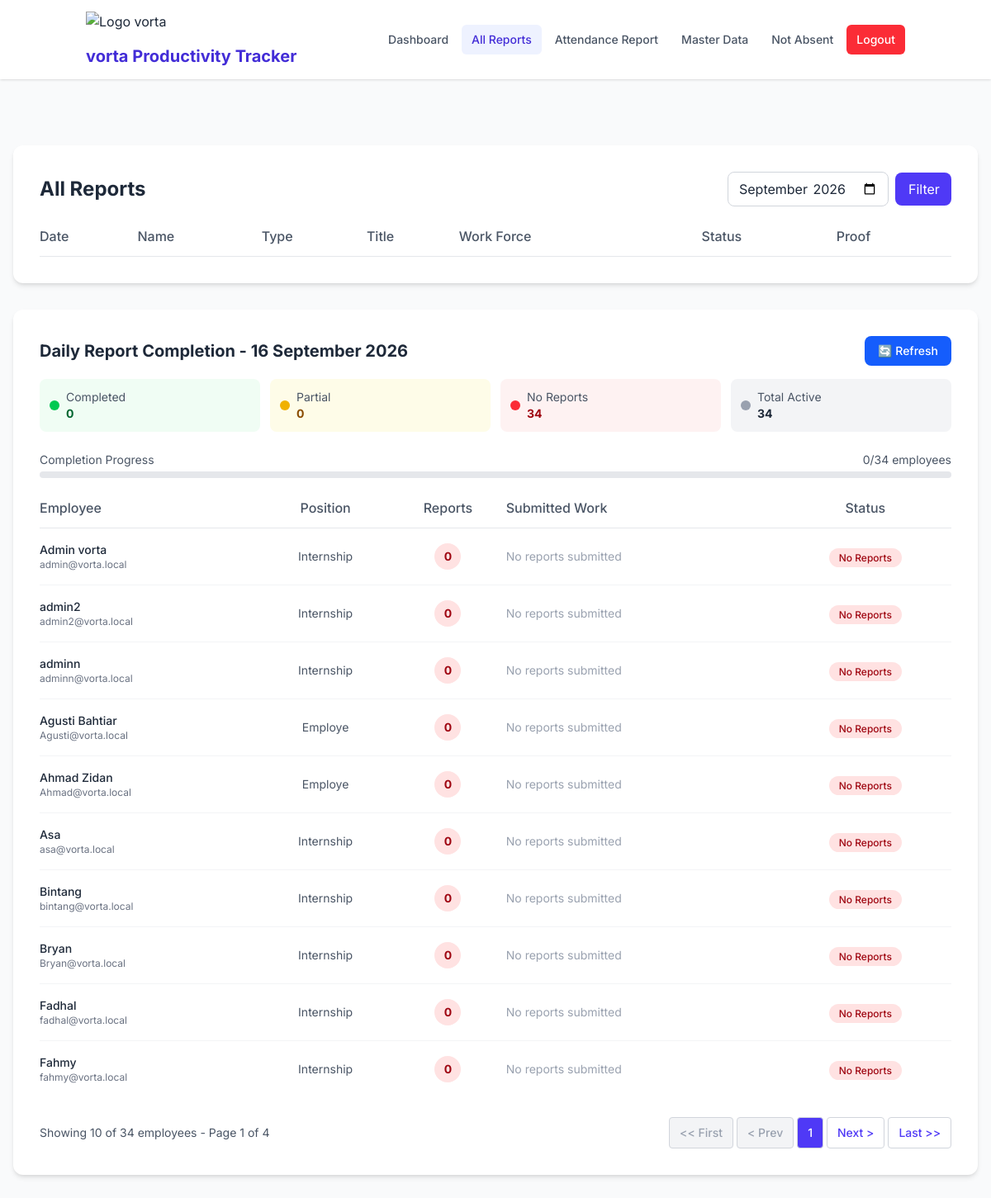
Page /admin_reports.php (signed in) on the committed database.
### tables this page shows
CREATE TABLE `users` (
  `user_id` int(11) NOT NULL,
  `name` varchar(100) NOT NULL,
  `email` varchar(120) NOT NULL,
  `password_hash` varchar(255) NOT NULL,
  `role` enum('admin','staff') NOT NULL DEFAULT 'staff',
  `is_active` tinyint(1) NOT NULL DEFAULT 1,
  `created_at` timestamp NOT NULL DEFAULT current_timestamp()
);

### public/admin_reports.php (the view, shortened to what this page needs)
<?php
require_once __DIR__ . '/../lib/db.php';
$month = $_GET['month'] ?? date('Y-m');
$page = isset($_GET['page']) ? max(1, (int)$_GET['page']) : 1;
$today = date('Y-m-d');
$shortLimit = 10;
$shortPage = isset($_GET['short_page']) ? max(1, (int)$_GET['short_page']) : 1;
$shortOffset = ($shortPage - 1) * $shortLimit;
$countShort = $pdo->prepare("
  SELECT COUNT(*)
  FROM users u
  WHERE u.is_active = 1
  AND u.user_id NOT IN (
    SELECT DISTINCT pr.user_id
    FROM production_reports pr
    WHERE pr.report_date = ?
    GROUP BY pr.user_id
    HAVING COUNT(pr.report_id) >= 2
  )
");
$countShort->execute([$today]);
$totalShort = (int)$countShort->fetchColumn();
$totalShortPages = ceil($totalShort / $shortLimit);
$short = $pdo->prepare("
  SELECT
    u.user_id,
    u.name,
    u.email,
    e.position,
    COUNT(pr.report_id) as report_count,
    GROUP_CONCAT(DISTINCT pr.job_type ORDER BY pr.report_id SEPARATOR ', ') as job_types,
    GROUP_CONCAT(DISTINCT pr.title ORDER BY pr.report_id SEPARATOR ' | ') as report_titles
  FROM users u
  LEFT JOIN production_reports pr ON pr.user_id = u.user_id AND pr.report_date = ?
  JOIN employees e ON e.user_id = u.user_id
  WHERE u.is_active = 1
  GROUP BY u.user_id
  HAVING report_count < 2
  ORDER BY report_count ASC, u.name
  LIMIT $shortLimit OFFSET $shortOffset
");
$short->execute([$today]);
$shortRows = $short->fetchAll();
$statsStmt = $pdo->prepare("
  SELECT
    COUNT(*) as total_active_users,
    SUM(CASE WHEN report_count >= 2 THEN 1 ELSE 0 END) as completed_users,
    SUM(CASE WHEN report_count = 1 THEN 1 ELSE 0 END) as partial_users,
    SUM(CASE WHEN report_count = 0 THEN 1 ELSE 0 END) as zero_users
  FROM (
    SELECT
      u.user_id,
      COUNT(pr.report_id) as report_count
    FROM users u
    LEFT JOIN production_reports pr ON pr.user_id = u.user_id AND pr.report_date = ?
    WHERE u.is_active = 1
    GROUP BY u.user_id
  ) as user_reports
");
$statsStmt->execute([$today]);
$stats = $statsStmt->fetch();
include __DIR__ . '/header.php';
?>
<!DOCTYPE html>
<html lang="en">
<head>
  <link rel="stylesheet" href="css/output.css">
</head>
<body>
  <div class="max-w-7xl mx-auto px-4 py-8 space-y-8">
    <div class="bg-white rounded-xl shadow-md overflow-hidden">
      <div class="p-6 md:p-8">
        <div class="flex flex-col sm:flex-row sm:items-center sm:justify-between gap-4 mb-6">
          <h1 class="text-2xl font-bold text-gray-800">All Reports</h1>
          <form class="flex flex-col sm:flex-row items-center gap-2">
            <input type="month" name="month" value="<?php echo htmlspecialchars($month) ?>"
              class="px-3 py-2 w-full border border-gray-300 rounded-lg focus:ring-2 focus:ring-indigo-500 focus:border-indigo-500 transition">
            <button type="submit" class="px-4 py-2 w-full md:w-[68px] bg-indigo-600 text-white rounded-lg hover:bg-indigo-700 transition">
              Filter
            </button>
          </form>
        </div>
        <div class="overflow-x-auto">
          <table class="w-full">
            <thead>
              <tr class="text-left border-b border-gray-200">
                <th class="pb-3 font-medium text-gray-600">Date</th>
                <th class="pb-3 font-medium text-gray-600">Name</th>
                <th class="pb-3 font-medium text-gray-600">Type</th>
                <th class="pb-3 font-medium text-gray-600">Title</th>
                <th class="pb-3 font-medium text-gray-600">Work Force</th>
                <th class="pb-3 font-medium text-gray-600">Status</th>
                <th class="pb-3 font-medium text-gray-600">Proof</th>
              </tr>
            </thead>
          </table>
        </div>
      </div>
    </div>
    <div class="bg-white rounded-xl shadow-md overflow-hidden">
      <div class="p-6 md:p-8">
        <div class="flex flex-col gap-4 mb-6">
          <div class="flex flex-col sm:flex-row sm:items-center sm:justify-between gap-4">
            <h2 class="text-xl font-bold text-gray-800">
              Daily Report Completion - <?php echo htmlspecialchars(date('d F Y', strtotime($today))) ?>
            </h2>
            <button onclick="location.reload()"
              class="px-4 py-2 bg-blue-600 text-white rounded-lg hover:bg-blue-700 transition text-sm font-medium whitespace-nowrap">
              🔄 Refresh
            </button>
          </div>
          <div class="grid grid-cols-2 sm:grid-cols-4 gap-3 text-sm">
            <div class="flex items-center gap-2 p-3 bg-green-50 rounded-lg">
              <div class="w-3 h-3 bg-green-500 rounded-full"></div>
              <div>
                <div class="text-gray-600">Completed</div>
                <div class="font-bold text-green-800"><?= $stats['completed_users'] ?? 0 ?></div>
              </div>
            </div>
            <div class="flex items-center gap-2 p-3 bg-yellow-50 rounded-lg">
              <div class="w-3 h-3 bg-yellow-500 rounded-full"></div>
              <div>
                <div class="text-gray-600">Partial</div>
                <div class="font-bold text-yellow-800"><?= $stats['partial_users'] ?? 0 ?></div>
              </div>
            </div>
            <div class="flex items-center gap-2 p-3 bg-red-50 rounded-lg">
              <div class="w-3 h-3 bg-red-500 rounded-full"></div>
              <div>
                <div class="text-gray-600">No Reports</div>
                <div class="font-bold text-red-800"><?= $stats['zero_users'] ?? 0 ?></div>
              </div>
            </div>
            <div class="flex items-center gap-2 p-3 bg-gray-100 rounded-lg">
              <div class="w-3 h-3 bg-gray-400 rounded-full"></div>
              <div>
                <div class="text-gray-600">Total Active</div>
                <div class="font-bold text-gray-800"><?= $stats['total_active_users'] ?? 0 ?></div>
              </div>
            </div>
          </div>
        </div>
        <?php if (!$shortRows): ?>
          <div class="bg-green-50 border border-green-200 rounded-lg p-6 text-center">
            <div class="text-green-600 text-4xl mb-2">🎉</div>
            <p class="text-green-800 font-medium text-lg">All staff have completed their daily reports!</p>
            <p class="text-green-600 text-sm mt-1">Every active employee has submitted at least 2 reports today.</p>
          </div>
        <?php else: ?>
          <div class="mb-6">
            <div class="flex justify-between text-sm text-gray-600 mb-1">
              <span>Completion Progress</span>
              <span><?= $stats['completed_users'] ?? 0 ?>/<?= $stats['total_active_users'] ?? 0 ?> employees</span>
            </div>
            <div class="w-full bg-gray-200 rounded-full h-2">
            </div>
          </div>
          <div class="hidden md:block overflow-x-auto">
            <table class="w-full min-w-full">
              <thead>
                <tr class="text-left border-b border-gray-200">
                  <th class="pb-3 font-medium text-gray-600">Employee</th>
                  <th class="pb-3 font-medium text-gray-600 text-center">Position</th>
                  <th class="pb-3 font-medium text-gray-600 text-center">Reports</th>
                  <th class="pb-3 font-medium text-gray-600">Submitted Work</th>
                  <th class="pb-3 font-medium text-gray-600 text-center">Status</th>
                </tr>
              </thead>
              <tbody class="divide-y divide-gray-100">
                <?php foreach ($shortRows as $s):
                  $reportCount = (int)$s['report_count'];
                  $statusText = $reportCount === 0 ? 'No Reports' : ($reportCount === 1 ? '1 Report' : 'Completed');
                ?>
                  <tr class="hover:bg-gray-50 transition">
                    <td class="py-4">
                      <div class="flex flex-col">
                        <span class="text-sm font-medium text-gray-800"><?php echo htmlspecialchars($s['name']) ?></span>
                        <span class="text-xs text-gray-500"><?php echo htmlspecialchars($s['email']) ?></span>
                      </div>
                    </td>
                    <td class="py-4 text-sm text-gray-600 text-center">
                      <?php echo htmlspecialchars($s['position'] ?? '-') ?>
                    </td>
                    <td class="py-4 text-center">
                      <span class="inline-flex items-center justify-center w-8 h-8 rounded-full text-sm font-bold
                <?= $reportCount === 0 ? 'bg-red-100 text-red-800' : ($reportCount === 1 ? 'bg-yellow-100 text-yellow-800' :
                      'bg-green-100 text-green-800') ?>">
                        <?= $reportCount ?>
                      </span>
                    </td>
                    <td class="py-4 text-sm text-gray-600 max-w-xs">
                      <?php if (!empty($s['report_titles'])): ?>
                        <div class="truncate" title="<?= htmlspecialchars($s['report_titles']) ?>">
                          <?= htmlspecialchars($s['report_titles']) ?>
                        </div>
                        <div class="text-xs text-gray-500 mt-1">
                          Types: <?= htmlspecialchars($s['job_types'] ?? 'None') ?>
                        </div>
                      <?php else: ?>
                        <span class="text-gray-400">No reports submitted</span>
                      <?php endif; ?>
                    </td>
                    <td class="py-4 text-center">
                      <span class="px-3 py-1 rounded-full text-xs font-medium
                <?= $reportCount === 0 ? 'bg-red-100 text-red-800' : ($reportCount === 1 ? 'bg-yellow-100 text-yellow-800' :
                      'bg-green-100 text-green-800') ?>">
                        <?= $statusText ?>
                      </span>
                    </td>
                  </tr>
                <?php endforeach; ?>
              </tbody>
            </table>
          </div>
        <?php endif; ?>
        <?php if ($totalShortPages > 1): ?>
          <div class="flex flex-col sm:flex-row justify-between items-center mt-6 gap-4">
            <div class="text-sm text-gray-600 whitespace-nowrap">
              Showing <?= count($shortRows) ?> of <?= $totalShort ?> employees - Page <?= $shortPage ?> of <?= $totalShortPages ?>
            </div>
            <nav class="flex flex-wrap justify-center gap-1">
              <?php if ($shortPage > 1): ?>
                <a href="?month=<?= htmlspecialchars($month) ?>&page=<?= $page ?>&short_page=1"
                  class="px-2 py-2 sm:px-3 bg-white text-indigo-600 border border-gray-300 rounded hover:bg-gray-50 text-sm font-medium transition whitespace-nowrap">
                  <span class="hidden sm:inline">&lt;&lt; First</span>
                  <span class="sm:hidden">First</span>
                </a>
              <?php else: ?>
                <span class="px-2 py-2 sm:px-3 bg-gray-100 text-gray-400 border border-gray-300 rounded text-sm font-medium cursor-not-allowed whitespace-nowrap">
                  <span class="hidden sm:inline">&lt;&lt; First</span>
                </span>
              <?php endif; ?>
              <?php if ($shortPage > 1): ?>
                <a href="?month=<?= htmlspecialchars($month) ?>&page=<?= $page ?>&short_page=<?= $shortPage - 1 ?>"
                  class="px-2 py-2 sm:px-3 bg-white text-indigo-600 border border-gray-300 rounded hover:bg-gray-50 text-sm font-medium transition whitespace-nowrap">
                  <span class="hidden sm:inline">&lt; Prev</span>
                  <span class="sm:hidden">&lt;</span>
                </a>
              <?php else: ?>
                <span class="px-2 py-2 sm:px-3 bg-gray-100 text-gray-400 border border-gray-300 rounded text-sm font-medium cursor-not-allowed whitespace-nowrap">
                  <span class="hidden sm:inline">&lt; Prev</span>
                </span>
              <?php endif; ?>
              <div class="xs:hidden px-3 py-2 bg-indigo-600 text-white border border-gray-300 rounded text-sm font-medium">
                <?= $shortPage ?>
              </div>
              <?php if ($shortPage < $totalShortPages): ?>
                <a href="?month=<?= htmlspecialchars($month) ?>&page=<?= $page ?>&short_page=<?= $shortPage + 1 ?>"
                  class="px-2 py-2 sm:px-3 bg-white text-indigo-600 border border-gray-300 rounded hover:bg-gray-50 text-sm font-medium transition whitespace-nowrap">
                  <span class="hidden sm:inline">Next &gt;</span>
                </a>
              <?php endif; ?>
              <?php if ($shortPage < $totalShortPages): ?>
                <a href="?month=<?= htmlspecialchars($month) ?>&page=<?= $page ?>&short_page=<?= $totalShortPages ?>"
                  class="px-2 py-2 sm:px-3 bg-white text-indigo-600 border border-gray-300 rounded hover:bg-gray-50 text-sm font-medium transition whitespace-nowrap">
                  <span class="hidden sm:inline">Last &gt;&gt;</span>
                </a>
              <?php endif; ?>
            </nav>
          </div>
        <?php endif; ?>
      </div>
    </div>
  </div>
</body>
</html>
<?php include __DIR__ . '/footer.php'; ?>

### public/header.php (style rules this page uses)
body { font-family: 'Inter', sans-serif; }

### rows in the picture
users: name "Admin vorta", email "admin@vorta.local", position "Internship", reportCount "0", statusText "No Reports"
users: name "admin2", email "admin2@vorta.local", position "Internship", reportCount "0", statusText "No Reports"
users: name "adminn", email "adminn@vorta.local", position "Internship", reportCount "0", statusText "No Reports"
users: name "Agusti Bahtiar", email "Agusti@vorta.local", position "Employe", reportCount "0", statusText "No Reports"
users: name "Ahmad Zidan", email "Ahmad@vorta.local", position "Employe", reportCount "0", statusText "No Reports"
users: name "Asa", email "asa@vorta.local", position "Internship", reportCount "0", statusText "No Reports"
users: name "Bintang", email "bintang@vorta.local", position "Internship", reportCount "0", statusText "No Reports"
users: name "Bryan", email "Bryan@vorta.local", position "Internship", reportCount "0", statusText "No Reports"
users: name "Fadhal", email "fadhal@vorta.local", position "Internship", reportCount "0", statusText "No Reports"
users: name "Fahmy", email "fahmy@vorta.local", position "Internship", reportCount "0", statusText "No Reports"

### other values in the picture
$stats['completed_users'] "0"
$stats['partial_users'] "0"
$stats['zero_users'] "34"
$stats['total_active_users'] "34"
count($shortRows) "10"
$totalShort "34"
$shortPage "1"
$totalShortPages "4"
